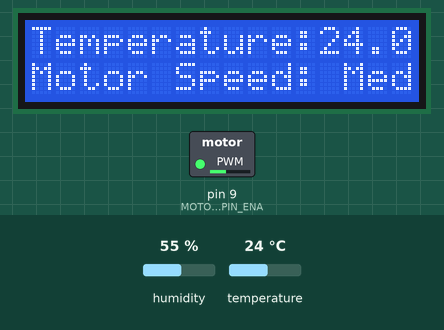
Bench run of a sketch on a simulated Arduino Uno, built with avr-gcc and run on an emulated ATmega328P. Parts: 16×2 character LCD, switched loads named in the sketch (green lamp = pin HIGH). The test bench sets the inputs (shaded band); at power-on: temperature 24 °C, humidity 55 %. What the sketch prints to the serial monitor is not drawn.

Above: at 2.7 s.
2.8 s: temperature set to 21 °C
At 4.6 s:
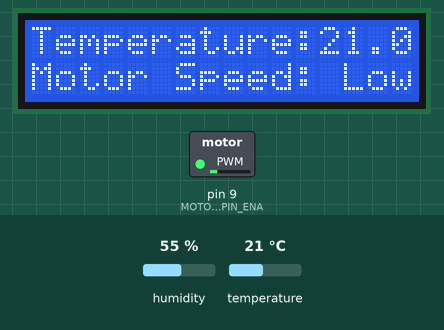
5.8 s: temperature set to 28 °C
At 7.2 s:
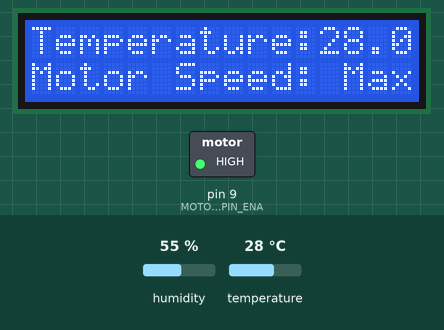
8.8 s: temperature set to 24 °C
At 11.1 s:
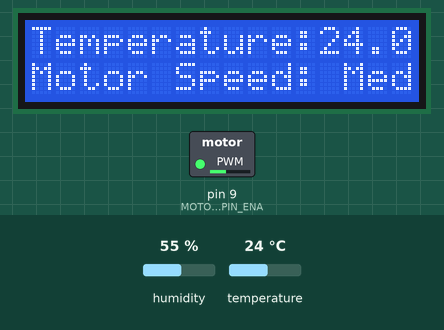
Timing chart, 0 to 12.6 s (numbered marks = the images above; inputs shaded):
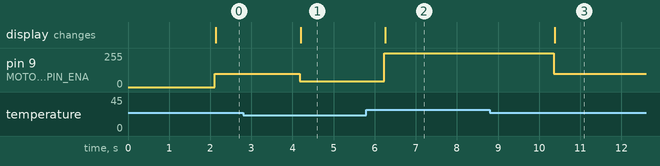

Measured:
- the behaviour switches between 23 and 22 °C on temperature (found by bisection; images 0 and 1)
- the behaviour switches between 26 and 25 °C on temperature (found by bisection; images 2 and 3)
- after the input at 2.8 s, pin 9 (MOTOR_PIN_ENA): 100/255 → 45/255 after 1.4 s; the display: changes after 1.4 s (image 1)
- after the input at 5.8 s, pin 9 (MOTOR_PIN_ENA): 45/255 → 255/255 after 0.44 s; the display: changes after 0.46 s (image 2)
- after the input at 8.8 s, pin 9 (MOTOR_PIN_ENA): 255/255 → 100/255 after 1.6 s; the display: changes after 1.6 s (image 3)

The sketch:

Temp-controlled.ino
```cpp
#include <LiquidCrystal_I2C.h>
#include <Adafruit_Sensor.h>
#include <DHT.h>
#include <DHT_U.h>
#include <Wire.h>

#define DHTPIN 7
#define DHTTYPE DHT11

#define MOTOR_PIN_ENA 9
#define MOTOR_PIN_IN1 10
#define MOTOR_PIN_IN2 11

#define TEMPERATURE_THRESHOLD 22
#define TEMPERATURE_THRESHOLD1 25

DHT dht(DHTPIN, DHTTYPE);

LiquidCrystal_I2C lcd(0x27, 16, 2);

void setup() {
  Serial.begin(9600);
  dht.begin();

  Wire.begin();
  lcd.begin();
  lcd.backlight();
  lcd.setCursor(0, 0);
  lcd.print("Temperature:");
}

void loop() {
  delay(2000);

  float temperature = dht.readTemperature();
  if (isnan(temperature)) {
    Serial.println("Failed to read temperature from DHT sensor!");
    return;
  }

  Serial.print("Temperature: ");
  Serial.print(temperature);
  Serial.println(" °C");

  lcd.setCursor(0, 1);
  lcd.print("                ");

  // Adjust motor speed based on temperature
  if (temperature > TEMPERATURE_THRESHOLD1) {
    // Increase motor speed
    analogWrite(MOTOR_PIN_ENA, 255);
    digitalWrite(MOTOR_PIN_IN1, HIGH);
    digitalWrite(MOTOR_PIN_IN2, LOW);
    lcd.setCursor(0, 1);
    lcd.print("Motor Speed: Max");
  }
  else if (temperature > TEMPERATURE_THRESHOLD) {
    // Increase motor speed
    analogWrite(MOTOR_PIN_ENA, 100);
    digitalWrite(MOTOR_PIN_IN1, HIGH);
    digitalWrite(MOTOR_PIN_IN2, LOW);
    lcd.setCursor(0, 1);
    lcd.print("Motor Speed: Med");
  }
  else {
    // Decrease motor speed
    analogWrite(MOTOR_PIN_ENA, 45);
    digitalWrite(MOTOR_PIN_IN1, HIGH);
    digitalWrite(MOTOR_PIN_IN2, LOW);
    lcd.setCursor(0, 1);
    lcd.print("Motor Speed: Low");
  }

  lcd.setCursor(12, 0);
  lcd.print(temperature);
}
```
